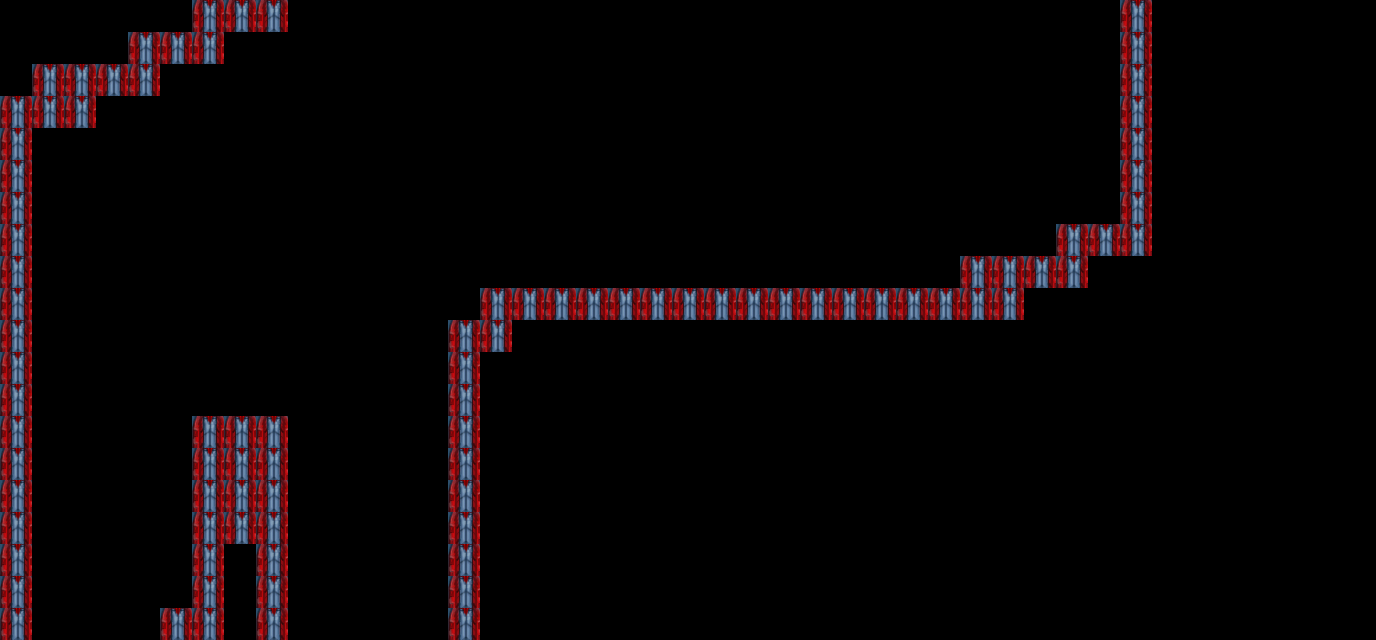

Rendered tile map (Tiled .tmx) drawn with the repository's tilesets; below, a short description and the full map source, tile grids included:
An orthogonal 43x20 tile map with 32x32 px tiles, 2 tile layers (Tile Layer 1, Tile Layer 2), 3 tilesets.

<map version="1.10" tiledversion="1.10.2" orientation="orthogonal" renderorder="right-down" width="43" height="20" tilewidth="32" tileheight="32" infinite="0" nextlayerid="3" nextobjectid="1">
 <tileset firstgid="1" source="test.tsx" />
 <tileset firstgid="23376" name="daniele-colucci-OtXJhYjbKeg-unsplash" tilewidth="32" tileheight="32" tilecount="23375" columns="187">
  <image source="daniele-colucci-OtXJhYjbKeg-unsplash.jpg" width="6000" height="4000" />
 </tileset>
 <tileset firstgid="46751" name="spaceship - Copy" tilewidth="32" tileheight="32" tilecount="35" columns="5">
  <image source="spaceship - Copy.png" width="164" height="241" />
 </tileset>
 <layer id="1" name="Tile Layer 1" width="43" height="20">
  <data encoding="csv">
0,0,0,0,0,0,16086,16086,16086,0,0,0,0,0,0,0,0,0,0,0,0,0,0,0,0,0,0,0,0,0,0,0,0,0,0,16086,0,0,0,0,0,0,0,
0,0,0,0,16086,16086,16086,0,0,0,0,0,0,0,0,0,0,0,0,0,0,0,0,0,0,0,0,0,0,0,0,0,0,0,0,16086,0,0,0,0,0,0,0,
0,0,16086,16086,16086,0,0,0,0,0,0,0,0,0,0,0,0,0,0,0,0,0,0,0,0,0,0,0,0,0,0,0,0,0,0,16086,0,0,0,0,0,0,0,
16086,16086,16086,0,0,0,0,0,0,0,0,0,0,0,0,0,0,0,0,0,0,0,0,0,0,0,0,0,0,0,0,0,0,0,0,16086,0,0,0,0,0,0,0,
16086,0,0,0,0,0,0,0,0,0,0,0,0,0,0,0,0,0,0,0,0,0,0,0,0,0,0,0,0,0,0,0,0,0,0,16086,0,0,0,0,0,0,0,
16086,0,0,0,0,0,0,0,0,0,0,0,0,0,0,0,0,0,0,0,0,0,0,0,0,0,0,0,0,0,0,0,0,0,0,16086,0,0,0,0,0,0,0,
16086,0,0,0,0,0,0,0,0,0,0,0,0,0,0,0,0,0,0,0,0,0,0,0,0,0,0,0,0,0,0,0,0,0,0,16086,0,0,0,0,0,0,0,
16086,0,0,0,0,0,0,0,0,0,0,0,0,0,0,0,0,0,0,0,0,0,0,0,0,0,0,0,0,0,0,0,0,16086,16086,16086,0,0,0,0,0,0,0,
16086,0,0,0,0,0,0,0,0,0,0,0,0,0,0,0,0,0,0,0,0,0,0,0,0,0,0,0,0,0,0,16086,16086,16086,0,0,0,0,0,0,0,0,0,
16086,0,0,0,0,0,0,0,0,0,0,0,0,0,0,16086,16086,16086,16086,16086,16086,16086,16086,16086,16086,16086,16086,16086,16086,16086,16086,16086,0,0,0,0,0,0,0,0,0,0,0,
16086,0,0,0,0,0,0,0,0,0,0,0,0,0,16086,16086,0,0,0,0,0,0,0,0,0,0,0,0,0,0,0,0,0,0,0,0,0,0,0,0,0,0,0,
16086,0,0,0,0,0,0,0,0,0,0,0,0,0,16086,0,0,0,0,0,0,0,0,0,0,0,0,0,0,0,0,0,0,0,0,0,0,0,0,0,0,0,0,
16086,0,0,0,0,0,0,0,0,0,0,0,0,0,16086,0,0,0,0,0,0,0,0,0,0,0,0,0,0,0,0,0,0,0,0,0,0,0,0,0,0,0,0,
16086,0,0,0,0,0,16086,16086,16086,0,0,0,0,0,16086,0,0,0,0,0,0,0,0,0,0,0,0,0,0,0,0,0,0,0,0,0,0,0,0,0,0,0,0,
16086,0,0,0,0,0,16086,0,16086,0,0,0,0,0,16086,0,0,0,0,0,0,0,0,0,0,0,0,0,0,0,0,0,0,0,0,0,0,0,0,0,0,0,0,
16086,0,0,0,0,0,16086,0,16086,0,0,0,0,0,16086,0,0,0,0,0,0,0,0,0,0,0,0,0,0,0,0,0,0,0,0,0,0,0,0,0,0,0,0,
16086,0,0,0,0,0,16086,0,16086,0,0,0,0,0,16086,0,0,0,0,0,0,0,0,0,0,0,0,0,0,0,0,0,0,0,0,0,0,0,0,0,0,0,0,
16086,0,0,0,0,0,16086,0,16086,0,0,0,0,0,16086,0,0,0,0,0,0,0,0,0,0,0,0,0,0,0,0,0,0,0,0,0,0,0,0,0,0,0,0,
16086,0,0,0,0,0,16086,0,16086,0,0,0,0,0,16086,0,0,0,0,0,0,0,0,0,0,0,0,0,0,0,0,0,0,0,0,0,0,0,0,0,0,0,0,
16086,0,0,0,0,0,16086,0,16086,0,0,0,0,0,16086,0,0,0,0,0,0,0,0,0,0,0,0,0,0,0,0,0,0,0,0,0,0,0,0,0,0,0,0
</data>
 </layer>
 <layer id="2" name="Tile Layer 2" width="43" height="20">
  <data encoding="csv">
0,0,0,0,0,0,46763,46763,46763,0,0,0,0,0,0,0,0,0,0,0,0,0,0,0,0,0,0,0,0,0,0,0,0,0,0,46763,0,0,0,0,0,0,0,
0,0,0,0,46763,46763,46763,0,0,0,0,0,0,0,0,0,0,0,0,0,0,0,0,0,0,0,0,0,0,0,0,0,0,0,0,46763,0,0,0,0,0,0,0,
0,46763,46763,46763,46763,0,0,0,0,0,0,0,0,0,0,0,0,0,0,0,0,0,0,0,0,0,0,0,0,0,0,0,0,0,0,46763,0,0,0,0,0,0,0,
46763,46763,46763,0,0,0,0,0,0,0,0,0,0,0,0,0,0,0,0,0,0,0,0,0,0,0,0,0,0,0,0,0,0,0,0,46763,0,0,0,0,0,0,0,
46763,0,0,0,0,0,0,0,0,0,0,0,0,0,0,0,0,0,0,0,0,0,0,0,0,0,0,0,0,0,0,0,0,0,0,46763,0,0,0,0,0,0,0,
46763,0,0,0,0,0,0,0,0,0,0,0,0,0,0,0,0,0,0,0,0,0,0,0,0,0,0,0,0,0,0,0,0,0,0,46763,0,0,0,0,0,0,0,
46763,0,0,0,0,0,0,0,0,0,0,0,0,0,0,0,0,0,0,0,0,0,0,0,0,0,0,0,0,0,0,0,0,0,0,46763,0,0,0,0,0,0,0,
46763,0,0,0,0,0,0,0,0,0,0,0,0,0,0,0,0,0,0,0,0,0,0,0,0,0,0,0,0,0,0,0,0,46763,46763,46763,0,0,0,0,0,0,0,
46763,0,0,0,0,0,0,0,0,0,0,0,0,0,0,0,0,0,0,0,0,0,0,0,0,0,0,0,0,0,46763,46763,46763,46763,0,0,0,0,0,0,0,0,0,
46763,0,0,0,0,0,0,0,0,0,0,0,0,0,0,46763,46763,46763,46763,46763,46763,46763,46763,46763,46763,46763,46763,46763,46763,46763,46763,46763,0,0,0,0,0,0,0,0,0,0,0,
46763,0,0,0,0,0,0,0,0,0,0,0,0,0,46763,46763,0,0,0,0,0,0,0,0,0,0,0,0,0,0,0,0,0,0,0,0,0,0,0,0,0,0,0,
46763,0,0,0,0,0,0,0,0,0,0,0,0,0,46763,0,0,0,0,0,0,0,0,0,0,0,0,0,0,0,0,0,0,0,0,0,0,0,0,0,0,0,0,
46763,0,0,0,0,0,0,0,0,0,0,0,0,0,46763,0,0,0,0,0,0,0,0,0,0,0,0,0,0,0,0,0,0,0,0,0,0,0,0,0,0,0,0,
46763,0,0,0,0,0,46763,46763,46763,0,0,0,0,0,46763,0,0,0,0,0,0,0,0,0,0,0,0,0,0,0,0,0,0,0,0,0,0,0,0,0,0,0,0,
46763,0,0,0,0,0,46763,46763,46763,0,0,0,0,0,46763,0,0,0,0,0,0,0,0,0,0,0,0,0,0,0,0,0,0,0,0,0,0,0,0,0,0,0,0,
46763,0,0,0,0,0,46763,46763,46763,0,0,0,0,0,46763,0,0,0,0,0,0,0,0,0,0,0,0,0,0,0,0,0,0,0,0,0,0,0,0,0,0,0,0,
46763,0,0,0,0,0,46763,46763,46763,0,0,0,0,0,46763,0,0,0,0,0,0,0,0,0,0,0,0,0,0,0,0,0,0,0,0,0,0,0,0,0,0,0,0,
46763,0,0,0,0,0,46763,0,46763,0,0,0,0,0,46763,0,0,0,0,0,0,0,0,0,0,0,0,0,0,0,0,0,0,0,0,0,0,0,0,0,0,0,0,
46763,0,0,0,0,0,46763,0,46763,0,0,0,0,0,46763,0,0,0,0,0,0,0,0,0,0,0,0,0,0,0,0,0,0,0,0,0,0,0,0,0,0,0,0,
46763,0,0,0,0,46763,46763,0,46763,0,0,0,0,0,46763,0,0,0,0,0,0,0,0,0,0,0,0,0,0,0,0,0,0,0,0,0,0,0,0,0,0,0,0
</data>
 </layer>
</map>
